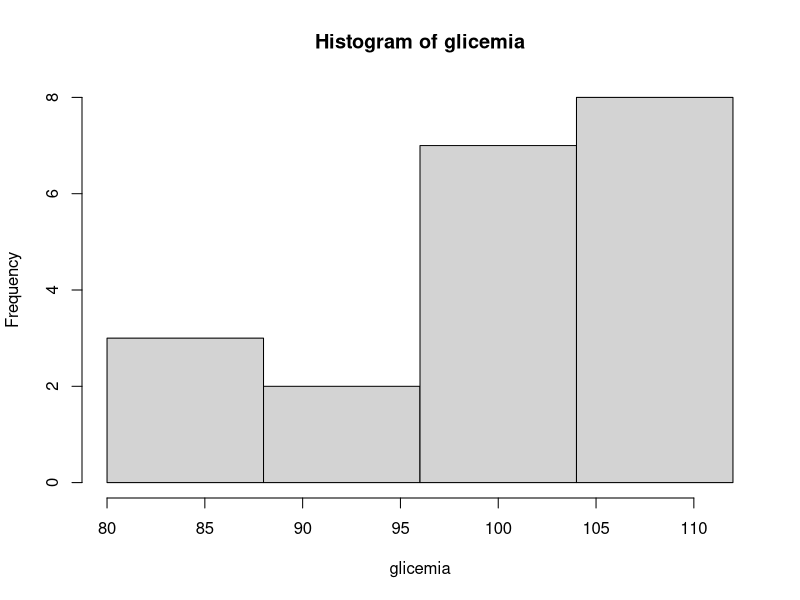

This figure's R source: (Note: this script raises an error after producing the figure.)
rm(list=ls())

### Funções uteis !!

fr = function(fi, N) {
  round((fi / N) * 100, 2);
}

MEDIA = function(vetor) {
  media = sum(vetor) / length(vetor)
}

MEDIA_POND = function(fi, yi) {
  yf = 0
  for (i in 1:length(fi)) {
    yf = fi[i] * yi[i] + yf  
  }
  yf = yf / sum(fi)
}

czuber = function(Li, a, d1, d2) {
  # Li = limite inferior da classe
  # a = amplitude da classe modal
  # d1 = diferença entre a frequência da classe modal e a anterior 
  # d2 = diferença entre a frequência da classe modal e a posterior
  Li + (d1 / (d1+d2)) * a
}

pearson = function(fi, yi, Md) {
  # fi = vetor das frequencias absolutas
  # Md = mediana
  # y = média amostral (vetor dos pontos medios das classes)
  y = MEDIA_POND(fi, yi)
  3 * Md - 2 * y
}

MEDIANA = function(Li, N, Fac, fmd, a) {
  Emd = N / 2; # Mediana espera
  # Li = limite inferior da classe 
  # N = população total
  # Fac = freq acumulada da classe anterior
  # fmd = qntd de elementos na classe da mediana
  # a = amplitude da classe
  Md = Li + ((Emd - Fac) / fmd) * a
}

# 1) Em uma pesquisa sobre diabetes mellitus, tem-se os seguintes dados de 
# glicemia em jejum

glicemia = c(80, 85, 86, 90, 95, 96, 99, 100, 101, 103,
             103, 103, 104, 105, 108, 108, 109, 110, 110, 110)

# a) Agrupar os dados em classes e calcular a média, moda e a mediana;
k = round(sqrt(length(glicemia))); k
a = round((max(glicemia) - min(glicemia)) / k); a
tabela = hist(glicemia, plot=T, breaks=c(80, 88, 96, 104, 112), right=F)

fi = round(tabela$count); fi
frp = round(fi/sum(fi)*100, 2);
Fi = cumsum(fi);
Frp = cumsum(frp);
dados = cbind(fi, frp, Fi, Frp); 
rownames(dados) = c("80|-88", "88|-96", "96|-104", "104|-112"); dados

media = MEDIA(glicemia); media
mediana = MEDIANA(96, 20, 5, 7, a); mediana
moda_czu = czuber(104, a, 1, 8); moda_czu

# b) Determine, sem agrupar em classes (dados brutos): a média, moda e mediana
media_bruta = MEDIA(glicemia); media_bruta
mediana_bruta = (glicemia[10] + glicemia[11]) / 2; mediana_bruta;
moda_bruta = 110

rm(list=ls())
# 2) Em um estudo sobre instituições de atendimento médico, foram obtidos dados 
# da disponibilidade de leitos de 50 dessas instituições:

l = c(48, 53, 58, 62, 64, 66, 69, 71, 77, 81,
           49, 54, 58, 62, 64, 67, 69, 72, 77, 82,
           50, 55, 59, 63, 65, 67, 70, 73, 78, 83,
           52, 56, 60, 64, 65, 67, 70, 74, 78, 86,
           52, 57, 61, 64, 66, 68, 71, 76, 80, 90)
leitos = sort(l); leitos

# a) Determine a média e mediana dos dados e, também, determine o terceiro 
# quartil e interprete-o;
media = MEDIA(leitos); media
mediana = leitos[25]; mediana
moda = 64;
#terceiro quatil = ?

# b) Construa o gráfico de caixas (box plot).
boxplot(leitos);

# c) Agrupar os dados em classes (sqrt(n)) e calcular a média, moda e a mediana.
k = round(sqrt(length(leitos))); k
a = round((max(leitos) - min(leitos)) / k); a
tabela = hist(leitos, plot=T, breaks=c(48, 54, 60, 66, 72, 78, 84, 90), right=F)
fi = round(tabela$count); fi
frp = round(fi/sum(fi)*100, 2);
Fi = cumsum(fi);
Frp = cumsum(frp);
dados = cbind(fi, frp, Fi, Frp);
rownames(dados) = c("48|-54", "54|-60", "60|-66", "66|-72", "72|-78", "78|-84", "84|-90")
dados;

media = MEDIA(leitos); media
mediana = MEDIANA(66, length(leitos), 24, 12, a); mediana
moda = czuber(66, a, 1, 6); moda

rm(list=ls())

# 3) Os dados abaixo representam a largura máxima de amostras de crânios de 
# animais machos. Calcule média, mediana e a moda. 
cr = c(131, 119, 138, 125, 129, 126, 131, 132, 126, 128, 128, 131)
cranios = sort(cr); cranios
len = length(cranios); len

media = MEDIA(cranios);
mediana = (cranios[6] + cranios[7]) / 2; mediana
moda_bruta = 131;

# 4) A amplitude total de um conjunto de números é 500. Se a distribuição de 
# frequências apresenta 20 classes, qual deverá ser o limite inferior e o ponto 
# médio da 5ª classe, se o limite superior da 1ª classe é igual a 35?

AT = 500  # AT = MAX(c) - MIN(c)
k = 20  # qntd de classes 
a = AT/k; a  # amplitude das classes
intervalos = c("35|-60", "60|-85", "85|-110", "110|-135", "135|-160", "...")
classe5_inf = 135;
classe5_medio = (135+12 + 135+13) / 2; classe5_medio  # 24 elementos na classe
